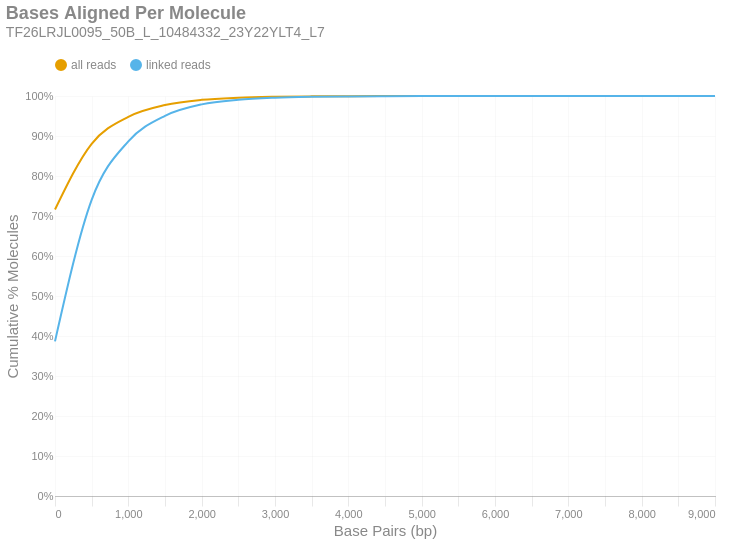

Source (notebook cell):
### Markdown cell above
### Bases Aligned Per Molecule
This is a cumulative frequency distribution showing the number of base pairs aligned per unique molecule. These data are shown in 500 bp bins. There are two distributions: one with `all reads` (yellow) and another with only `linked reads` (blue). The percent of molecules in the `linked reads` distribution is relative to the total number of linked molecules.

### Code cell
if SKIPLR:
    print_html(f"Skipped")
else:
    binned_df = consolidated_hist(valids['aligned_bp'], mask, 500, True)
    with SafeRender(binned_df):
        (
            density_plot(binned_df, 'Bases Aligned Per Molecule', samplename, 'basesper')
            .encode(
                x=alt.X('bin:Q', title="Base Pairs (bp)").axis(tickMinStep=500).scale(padding=0),
                y=alt.Y('value:Q', title='Cumulative % Molecules')
                    .axis(format='%')
                    .scale(domain = [0,1])
                    .stack(False),
                color=alt.Color("key:N").scale(domain = ["all reads", "linked reads"]),
                tooltip = [
                    alt.Tooltip("key:N", title = "Data Type"),
                    alt.Tooltip("range_label:N", title="Bases Aligned Per Molecule"),
                    alt.Tooltip("value:Q", format = ".2%", title="% Molecules (Cum.)")
                ]
            )
        ).display()

### Figure 1 — Vega-Lite specification as saved in the notebook (floating-point values rounded to 4 significant figures)
{"width": "container", "height": 400, "config": {"title": {"anchor": "start", "dy": -15, "fontSize": 18, "color": "#888888", "subtitleColor": "#888888", "subtitleFontSize": 14}, "arc": {"fill": "#0072B2"}, "axis": {"domainColor": "#888888", "domainWidth": 0.5, "gridWidth": 0.2, "grid": false, "titleFontWeight": 400, "titleFontSize": 15, "labelFontSize": 11, "labelColor": "#888888", "tickColor": "#888888", "tickWidth": 0.2, "titleColor": "#888888"}, "axisBand": {"grid": false}, "axisX": {"grid": true, "tickSize": 10, "domainCap": "round"}, "axisY": {"domain": false, "grid": true, "tickSize": 0, "domainCap": "round"}, "background": "transparent", "header": {"labelFontSize": 15, "labelColor": "#888888", "titleFontSize": 15, "titleFontWeight": 600, "titleColor": "#888888"}, "legend": {"labelFont": "sans-serif", "labelFontSize": 12, "labelColor": "#888888", "symbolSize": 100, "symbolType": "circle", "titleFontSize": 12, "titlePadding": 10, "titleColor": "#888888", "title": null, "orient": "top"}, "range": {"category": ["#E69F00", "#56B4E9", "#009E73", "#F0E442", "#0072B2", "#D55E00", "#CC79A7", "#000000"], "diverging": ["#cfe8f3", "#a2d4ec", "#73bfe2", "#46abdb", "#1696d2", "#12719e"]}, "area": {"fill": "#0072B2", "fillOpacity": 0.7, "line": true, "strokeOpacity": 0.7}, "line": {"color": "#0072B2", "stroke": "#0072B2", "strokeWidth": 2}, "trail": {"color": "#0072B2", "stroke": "#0072B2", "strokeWidth": 0, "size": 1}, "point": {"filled": true, "fillOpacity": 1.0, "size": 95}, "text": {"color": "#888888", "fontSize": 11, "align": "right", "fontWeight": 400, "size": 11}, "bar": {"fill": "#0072B2", "stroke": null}, "view": {"stroke": null, "continuousWidth": 660, "continuousHeight": 400}}, "data": {"name": "data-67087a7c50d1d973fb0993be44771b7f"}, "mark": {"type": "line", "interpolate": "monotone", "point": {"opacity": 0, "size": 275}}, "encoding": {"color": {"field": "key", "scale": {"domain": ["all reads", "linked reads"]}, "type": "nominal"}, "tooltip": [{"field": "key", "title": "Data Type", "type": "nominal"}, {"field": "range_label", "title": "Bases Aligned Per Molecule", "type": "nominal"}, {"field": "value", "format": ".2%", "title": "% Molecules (Cum.)", "type": "quantitative"}], "x": {"axis": {"tickMinStep": 500}, "field": "bin", "scale": {"padding": 0}, "title": "Base Pairs (bp)", "type": "quantitative"}, "y": {"axis": {"format": "%"}, "field": "value", "scale": {"domain": [0, 1]}, "stack": false, "title": "Cumulative % Molecules", "type": "quantitative"}}, "params": [{"name": "param_c36ac31b6afebe62", "select": {"type": "point", "fields": ["key"]}, "bind": "legend"}], "title": {"text": "Bases Aligned Per Molecule", "subtitle": "TF26LRJL0095_50B_L_10484332_23Y22YLT4_L7"}, "transform": [{"fold": ["all reads (cumsum)", "linked reads (cumsum)"]}, {"calculate": "replace(datum.key, ' (cumsum)', '')", "as": "key"}, {"filter": {"param": "param_c36ac31b6afebe62"}}], "usermeta": {"embedOptions": {"downloadFileName": "TF26LRJL0095_50B_L_10484332_23Y22YLT4_L7.basesper"}}, "$schema": "https://vega.github.io/schema/vega-lite/v6.4.1.json", "datasets": {"data-67087a7c50d1d973fb0993be44771b7f": [{"bin": "0.0", "interval": "0.0-500.0", "all reads": 0.7161, "linked reads": 0.3866, "all reads (cumsum)": 0.7161, "linked reads (cumsum)": 0.3866, "range_label": "0-499"}, {"bin": "500.0", "interval": "500.0-1000.0", "all reads": 0.1644, "linked reads": 0.3537, "all reads (cumsum)": 0.8806, "linked reads (cumsum)": 0.7403, "range_label": "500-999"}, {"bin": "1000.0", "interval": "1000.0-1500.0", "all reads": 0.06737, "linked reads": 0.1464, "all reads (cumsum)": 0.9479, "linked reads (cumsum)": 0.8867, "range_label": "1000-1499"}, {"bin": "1500.0", "interval": "1500.0-2000.0", "all reads": 0.02936, "linked reads": 0.06389, "all reads (cumsum)": 0.9773, "linked reads (cumsum)": 0.9506, "range_label": "1500-1999"}, {"bin": "2000.0", "interval": "2000.0-2500.0", "all reads": 0.01312, "linked reads": 0.02855, "all reads (cumsum)": 0.9904, "linked reads (cumsum)": 0.9791, "range_label": "2000-2499"}, {"bin": "2500.0", "interval": "2500.0-3000.0", "all reads": 0.005278, "linked reads": 0.01148, "all reads (cumsum)": 0.9957, "linked reads (cumsum)": 0.9906, "range_label": "2500-2999"}, {"bin": "3000.0", "interval": "3000.0-3500.0", "all reads": 0.002333, "linked reads": 0.005078, "all reads (cumsum)": 0.998, "linked reads (cumsum)": 0.9957, "range_label": "3000-3499"}, {"bin": "3500.0", "interval": "3500.0-4000.0", "all reads": 0.001068, "linked reads": 0.002323, "all reads (cumsum)": 0.9991, "linked reads (cumsum)": 0.998, "range_label": "3500-3999"}, {"bin": "4000.0", "interval": "4000.0-4500.0", "all reads": 0.0004846, "linked reads": 0.001055, "all reads (cumsum)": 0.9996, "linked reads (cumsum)": 0.9991, "range_label": "4000-4499"}, {"bin": "4500.0", "interval": "4500.0-5000.0", "all reads": 0.0002276, "linked reads": 0.0004952, "all reads (cumsum)": 0.9998, "linked reads (cumsum)": 0.9996, "range_label": "4500-4999"}, {"bin": "5000.0", "interval": "5000.0-5500.0", "all reads": 0.0001148, "linked reads": 0.0002498, "all reads (cumsum)": 0.9999, "linked reads (cumsum)": 0.9998, "range_label": "5000-5499"}, {"bin": "5500.0", "interval": "5500.0-6000.0", "all reads": 4.775e-05, "linked reads": 0.0001039, "all reads (cumsum)": 1.0, "linked reads (cumsum)": 0.9999, "range_label": "5500-5999"}, {"bin": "6000.0", "interval": "6000.0-6500.0", "all reads": 2.641e-05, "linked reads": 5.748e-05, "all reads (cumsum)": 1.0, "linked reads (cumsum)": 1.0, "range_label": "6000-6499"}, {"bin": "6500.0", "interval": "6500.0-7000.0", "all reads": 9.143e-06, "linked reads": 1.99e-05, "all reads (cumsum)": 1.0, "linked reads (cumsum)": 1.0, "range_label": "6500-6999"}, {"bin": "7000.0", "interval": "7000.0-7500.0", "all reads": 2.032e-06, "linked reads": 4.421e-06, "all reads (cumsum)": 1.0, "linked reads (cumsum)": 1.0, "range_label": "7000-7499"}, {"bin": "7500.0", "interval": "7500.0-8000.0", "all reads": 3.048e-06, "linked reads": 6.632e-06, "all reads (cumsum)": 1.0, "linked reads (cumsum)": 1.0, "range_label": "7500-7999"}, {"bin": "8000.0", "interval": "8000.0-8500.0", "all reads": 0.0, "linked reads": 0.0, "all reads (cumsum)": 1.0, "linked reads (cumsum)": 1.0, "range_label": "8000-8499"}, {"bin": "8500.0", "interval": "8500.0-9000.0", "all reads": 0.0, "linked reads": 0.0, "all reads (cumsum)": 1.0, "linked reads (cumsum)": 1.0, "range_label": "8500-8999"}, {"bin": "9000.0", "interval": "9000.0-9500.0", "all reads": 2.032e-06, "linked reads": 4.421e-06, "all reads (cumsum)": 1.0, "linked reads (cumsum)": 1.0, "range_label": "9000-9499"}]}}
